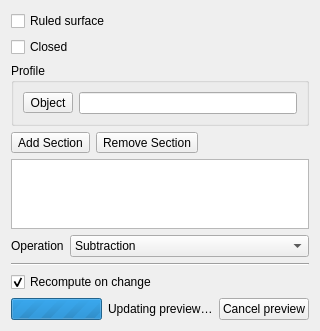
<?xml version="1.0" encoding="UTF-8"?>
<ui version="4.0">
 <class>PartDesignGui::TaskLoftParameters</class>
 <widget class="QWidget" name="PartDesignGui::TaskLoftParameters">
  <property name="geometry">
   <rect>
    <x>0</x>
    <y>0</y>
    <width>262</width>
    <height>293</height>
   </rect>
  </property>
  <property name="windowTitle">
   <string notr="true">Form</string>
  </property>
  <layout class="QVBoxLayout" name="verticalLayout_3">
   <item>
    <widget class="QCheckBox" name="checkBoxRuled">
     <property name="text">
      <string>Ruled surface</string>
     </property>
    </widget>
   </item>
   <item>
    <widget class="QCheckBox" name="checkBoxClosed">
     <property name="text">
      <string>Closed</string>
     </property>
    </widget>
   </item>
   <item>
    <widget class="QGroupBox" name="groupprofile">
     <property name="title">
      <string>Profile</string>
     </property>
     <layout class="QVBoxLayout">
      <item>
       <layout class="QHBoxLayout">
        <item>
         <widget class="QToolButton" name="buttonProfileBase">
          <property name="text">
           <string>Object</string>
          </property>
          <property name="checkable">
           <bool>true</bool>
          </property>
         </widget>
        </item>
        <item>
         <widget class="QLineEdit" name="profileBaseEdit"/>
        </item>
       </layout>
      </item>
     </layout>
    </widget>
   </item>
   <item>
    <layout class="QHBoxLayout" name="horizontalLayout_4">
     <item>
      <widget class="QToolButton" name="buttonRefAdd">
       <property name="enabled">
        <bool>true</bool>
       </property>
       <property name="text">
        <string>Add Section</string>
       </property>
       <property name="checkable">
        <bool>true</bool>
       </property>
       <property name="checked">
        <bool>false</bool>
       </property>
      </widget>
     </item>
     <item>
      <widget class="QToolButton" name="buttonRefRemove">
       <property name="text">
        <string>Remove Section</string>
       </property>
       <property name="checkable">
        <bool>true</bool>
       </property>
      </widget>
     </item>
     <item>
      <spacer name="horizontalSpacer">
       <property name="orientation">
        <enum>Qt::Horizontal</enum>
       </property>
       <property name="sizeHint" stdset="0">
        <size>
         <width>40</width>
         <height>20</height>
        </size>
       </property>
      </spacer>
     </item>
    </layout>
   </item>
   <item>
    <widget class="QListWidget" name="listWidgetReferences">
     <property name="toolTip">
      <string>List can be reordered by dragging</string>
     </property>
     <property name="dragDropMode">
      <enum>QAbstractItemView::InternalMove</enum>
     </property>
    </widget>
   </item>
   <item>
    <layout class="QHBoxLayout" name="operationLayout" stretch="0,1">
     <item>
      <widget class="QLabel" name="labelOperation">
       <property name="text">
        <string>Operation</string>
       </property>
       <property name="buddy">
        <cstring>comboOperation</cstring>
       </property>
      </widget>
     </item>
     <item>
      <widget class="QComboBox" name="comboOperation">
       <item>
        <property name="text">
         <string>Subtraction</string>
        </property>
       </item>
       <item>
        <property name="text">
         <string>Common</string>
        </property>
       </item>
      </widget>
     </item>
    </layout>
   </item>
   <item>
    <widget class="Line" name="line">
     <property name="orientation">
      <enum>Qt::Horizontal</enum>
     </property>
    </widget>
   </item>
   <item>
   <widget class="QCheckBox" name="checkBoxUpdateView">
     <property name="text">
      <string>Recompute on change</string>
     </property>
     <property name="checked">
      <bool>true</bool>
     </property>
    </widget>
   </item>
   <item>
    <widget class="QWidget" name="previewStatusWidget" native="true">
     <property name="visible">
      <bool>false</bool>
     </property>
     <layout class="QHBoxLayout" name="horizontalLayoutPreviewStatus">
      <property name="leftMargin">
       <number>0</number>
      </property>
      <property name="topMargin">
       <number>0</number>
      </property>
      <property name="rightMargin">
       <number>0</number>
      </property>
      <property name="bottomMargin">
       <number>0</number>
      </property>
      <item>
       <widget class="QProgressBar" name="progressBarPreview">
        <property name="minimum">
         <number>0</number>
        </property>
        <property name="maximum">
         <number>0</number>
        </property>
        <property name="value">
         <number>-1</number>
        </property>
        <property name="textVisible">
         <bool>false</bool>
        </property>
       </widget>
      </item>
      <item>
       <widget class="QLabel" name="labelPreviewStatus">
        <property name="text">
         <string>Updating preview…</string>
        </property>
       </widget>
      </item>
      <item>
       <widget class="QPushButton" name="buttonCancelPreview">
        <property name="text">
         <string>Cancel preview</string>
        </property>
       </widget>
      </item>
     </layout>
    </widget>
   </item>
  </layout>
 </widget>
 <tabstops>
  <tabstop>checkBoxRuled</tabstop>
  <tabstop>checkBoxClosed</tabstop>
  <tabstop>buttonProfileBase</tabstop>
  <tabstop>profileBaseEdit</tabstop>
  <tabstop>buttonRefAdd</tabstop>
  <tabstop>buttonRefRemove</tabstop>
  <tabstop>listWidgetReferences</tabstop>
  <tabstop>comboOperation</tabstop>
  <tabstop>checkBoxUpdateView</tabstop>
  <tabstop>buttonCancelPreview</tabstop>
 </tabstops>
 <resources/>
 <connections/>
</ui>
